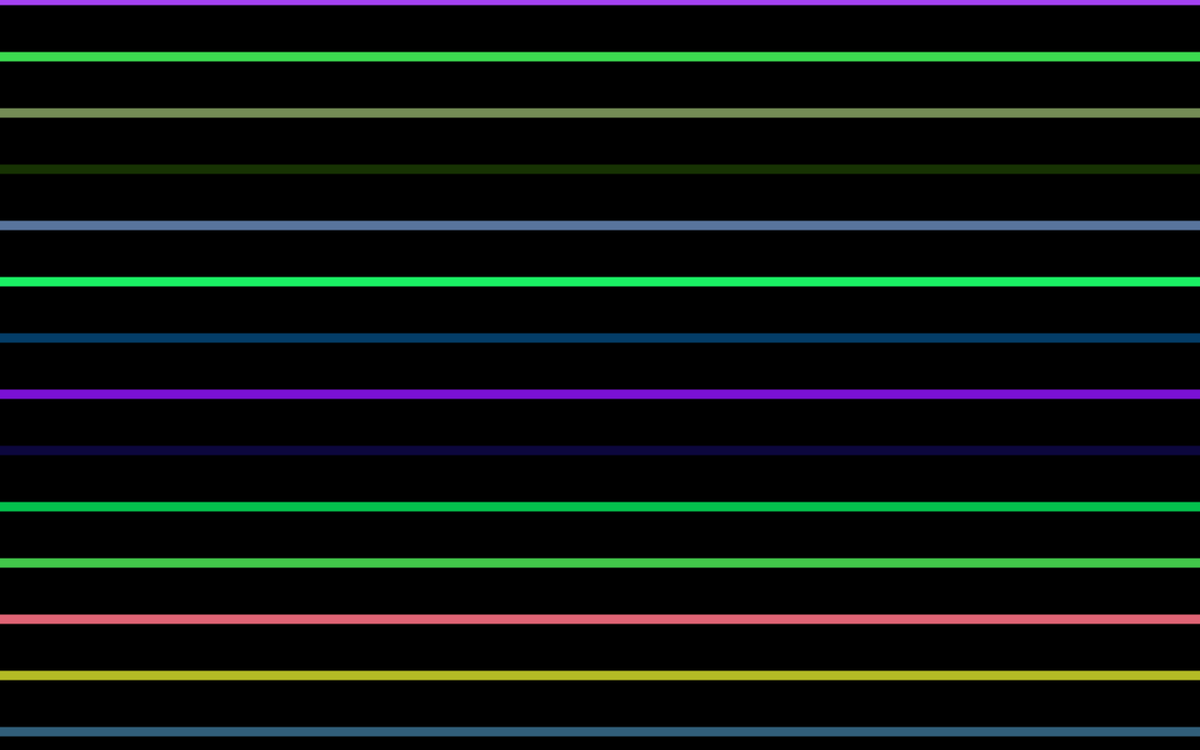
Frame 1 (no input)
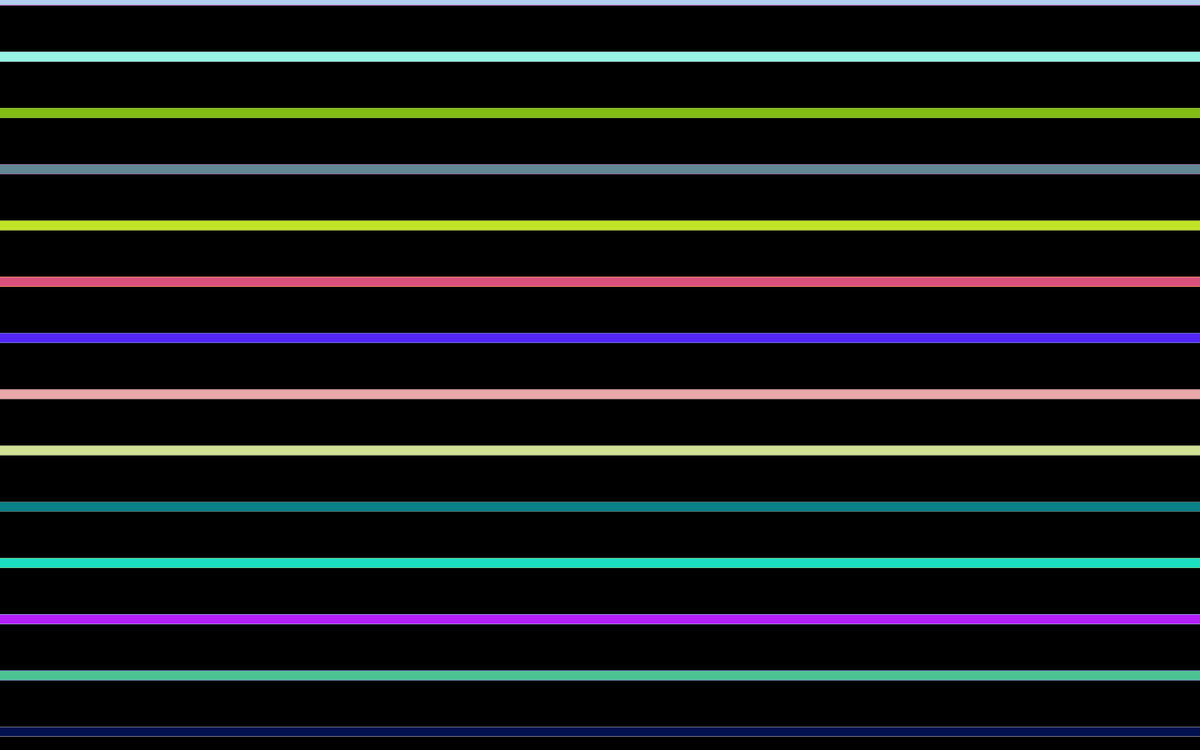
Frame 60 (the mouse pressed at the canvas centre just before this capture)
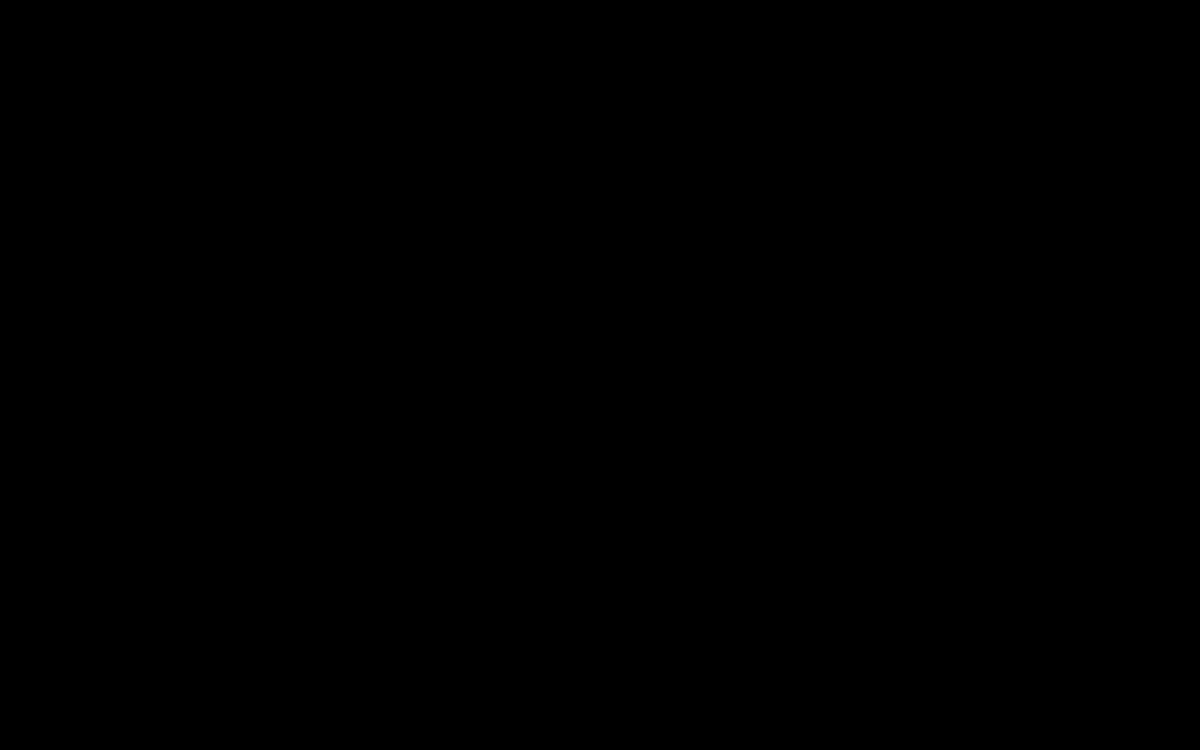
Frame 120 (the mouse held since frame 60 and released just before this capture)

The Processing sketch that drew these frames (run headless with seeded random() and noise(); from frame 60 on, the mouse is pressed at the canvas centre):

// Processing sketch: s06c01Sofia
// ── s06c01Sofia.pde
//UDD - Expresión Digital II
//s06c1Sofia
//Al ejecutar el programa se crean elipses y lineas horizontales las cuales varían los colores.
//Al mover el mouse a través del canvas se crea un camino de elipses los cuales varía su tamaño.
//Al cambiar el color de relleno dentro del elipse se puede de dos formas: Si se aprieta la letra ''a'' y la letra ''b'' se vera de color gris, y al apretar la letra ''s'' y la letra ''n'' se verá negro.
//Al apretar el click del mouse, se borrará el dibujo de las elipses y partirá de nuevo. 

float d;

void setup() {
  background (0); //fondo negro
  size(1280, 800); //tamaño del canvas es de 1280 por 800
}

void draw() {
  //se crearán lineas horizontales de colores random 
  for (int i = 0; i < width; i += 60) {
    strokeWeight(10); 
    stroke(random(255), random(255), random(255));
    line(0, i, width, i);
  }
  //al mover el mouse se crea un camino de elipses de colores random 
  dist(pmouseX, pmouseY, mouseX, mouseY);
  stroke(random(255), random(255), random(255));
  fill(random(255), random(255), random(255));
  ellipse(pmouseX, pmouseY, mouseX, mouseY);
  ellipseMode(CENTER);

  //al apretar la letra "s" o "n" se pintarán los elipses de color negro
  if (keyPressed) {
    if (key == 's' || key == 'n') {
      fill(0);
      ellipse(pmouseX, pmouseY, mouseX, mouseY);
    } else {
      fill(random(255), random(255), random(255));
    }
  }
  //al apretar la letra "b" o "a" se pintarán los elipses de color gris
  if (keyPressed) {
    if (key == 'b' || key == 'a') {
      fill(85, 85, 85);
      ellipse(pmouseX, pmouseY, mouseX, mouseY);
    }
  }
  //al apretar el click del mouse se borrarán los elipses dibujados
  if (mousePressed) {
    background(0);
  }
}
